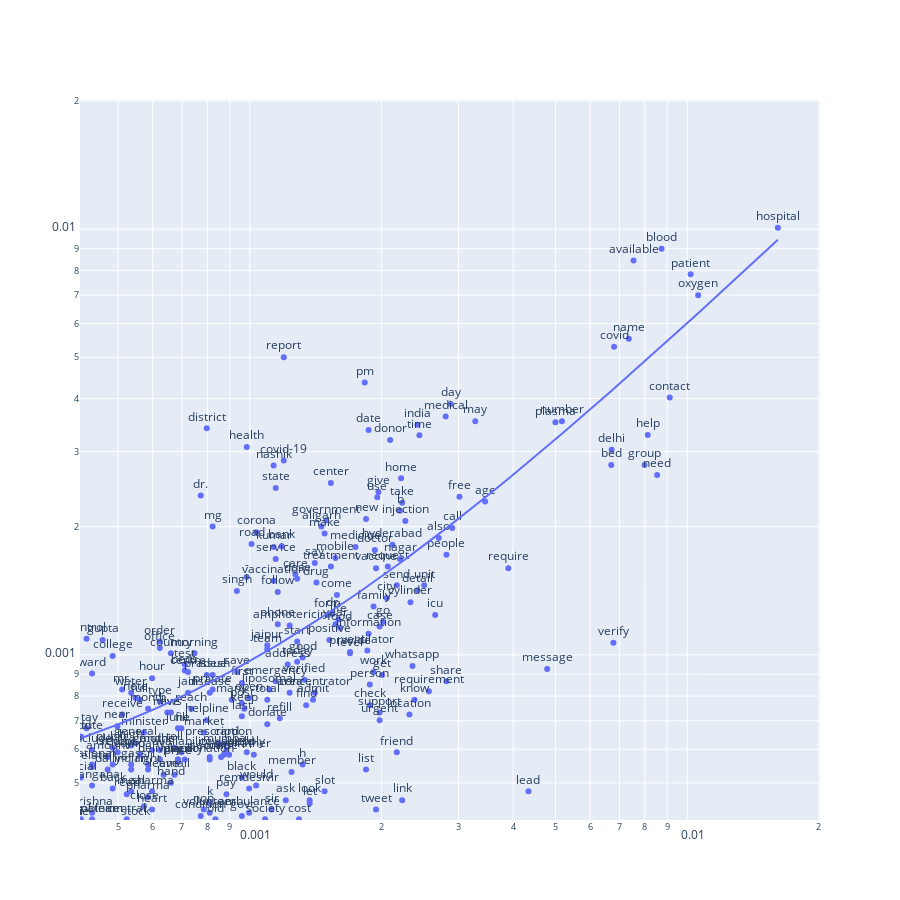

The code cell stored with this chart in its notebook:
### Markdown cell above
# 4. Plot Graphs

### Code cell
import plotly.express as px
import plotly.graph_objects as go

fig1 = px.scatter(result_clean, x="WA_proportion", y="img_proportion", text="word", size_max=60, 
                 trendline="ols",
                 log_x=True, log_y=True)


fig1.update_traces(textposition='top center')

fig1.update_layout(
    #height=800,
    #plot_bgcolor="white",
    title_text='Comparison of Words Found in Text Messages and Images'
   
)

fig1.update_yaxes(range=list([-3.3880341096413864, -1.6965818195541233]))
fig1.update_xaxes(range=list([-3.3880341096413864, -1.6965818195541233]))


ax_arr = np.arange(0, 1) #list(range(-3.3880341096413864, -1.6965818195541233))
fig2 = px.line(x=ax_arr,y=ax_arr,log_x=True,log_y=True,) #, color=rgb(140, 140, 140))      
#fig2.update_layout(plot_bgcolor="white")
               


fig = go.Figure(data=fig1.data + fig2.data)

fig.update_xaxes(type="log", range=list([-3.3880341096413864, -1.6965818195541233])) 
fig.update_yaxes(type="log", range=list([-3.3880341096413864, -1.6965818195541233]))

fig.update_layout(
    #plot_bgcolor="white",
    autosize=False,
    width=900,
    height=900
)

fig.show()

### Figure 1 — Plotly figure (JSON) as saved in the notebook; plotly's stock layout.template omitted (floating-point values rounded to 4 significant figures; data arrays with more than 128 entries replaced by an {"elided": "..."} marker saying what was removed)
{"data": [{"hovertemplate": "WA_proportion=%{x}<br>img_proportion=%{y}<br>word=%{text}<extra></extra>", "legendgroup": "", "marker": {"color": "#636efa", "symbol": "circle"}, "mode": "markers+text", "name": "", "orientation": "v", "showlegend": false, "text": {"elided": "242 str values"}, "textposition": "top center", "type": "scatter", "x": {"elided": "242 float values"}, "xaxis": "x", "y": {"elided": "242 float values"}, "yaxis": "y"}, {"hovertemplate": "<b>OLS trendline</b><br>img_proportion = 0.56061 * WA_proportion + 0.000406315<br>R<sup>2</sup>=0.628530<br><br>WA_proportion=%{x}<br>img_proportion=%{y} <b>(trend)</b><extra></extra>", "legendgroup": "", "marker": {"color": "#636efa", "symbol": "circle"}, "mode": "lines", "name": "", "showlegend": false, "textposition": "top center", "type": "scatter", "x": {"elided": "242 float values"}, "xaxis": "x", "y": {"elided": "242 float values"}, "yaxis": "y"}, {"hovertemplate": "x=%{x}<br>y=%{y}<extra></extra>", "legendgroup": "", "line": {"color": "#636efa", "dash": "solid"}, "mode": "lines", "name": "", "orientation": "v", "showlegend": false, "type": "scatter", "x": [0], "xaxis": "x", "y": [0], "yaxis": "y"}], "layout": {"autosize": false, "height": 900, "width": 900, "xaxis": {"range": [-3.388, -1.697], "type": "log"}, "yaxis": {"range": [-3.388, -1.697], "type": "log"}}}
